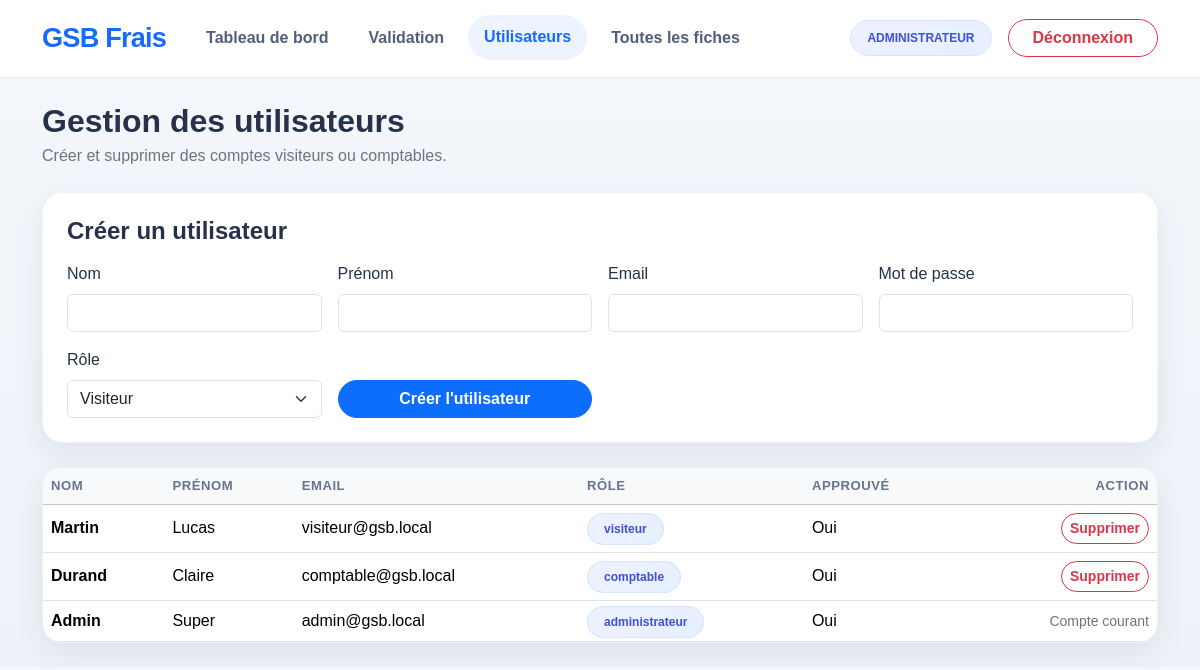
The page /admin.php (signed in) on the database its author committed.
### tables this page shows
CREATE TABLE `utilisateurs` (
  `id` int(11) NOT NULL,
  `nom` varchar(50) NOT NULL,
  `prenom` varchar(50) NOT NULL,
  `email` varchar(120) NOT NULL,
  `mdp` varchar(255) NOT NULL,
  `role` enum('visiteur','comptable','administrateur') NOT NULL DEFAULT 'visiteur',
  `est_approuve` tinyint(1) NOT NULL DEFAULT 0,
  `consentement_cookies` tinyint(1) NOT NULL DEFAULT 0,
  `date_consentement_cookies` datetime DEFAULT NULL,
  `date_creation` datetime NOT NULL DEFAULT current_timestamp()
);

### controleurs/AdminControleur.php (called while the page is built, shortened)
<?php
require_once __DIR__ . '/../configuration/bootstrap.php';
require_once __DIR__ . '/../modeles/UtilisateurRepository.php';
class AdminControleur
{
    private UtilisateurRepository $utilisateurRepository;
    public function __construct()
    {
        $this->utilisateurRepository = new UtilisateurRepository();
    }
    public function afficherUtilisateurs(): void
    {
        $utilisateurs = $this->utilisateurRepository->getTous();
        require __DIR__ . '/../vues/admin/utilisateurs.php';
    }
}

### public/admin.php (called while the page is built, shortened)
<?php
require_once __DIR__ . '/../configuration/bootstrap.php';
require_once __DIR__ . '/../controleurs/AdminControleur.php';
$controleur = new AdminControleur();
$controleur->afficherUtilisateurs();

### modeles/UtilisateurRepository.php (called while the page is built, shortened)
<?php
require_once __DIR__ . '/../configuration/bootstrap.php';
class UtilisateurRepository
{
    private PDO $bdd;
    public function __construct()
    {
        $this->bdd = Database::getConnexion();
    }
    public function getTous(): array
    {
        $sql = $this->bdd->query('
            SELECT *
            FROM utilisateurs
            ORDER BY role ASC, nom ASC, prenom ASC
        ');
        return $sql->fetchAll(PDO::FETCH_ASSOC);
    }
}

### configuration/database.php (called while the page is built)
<?php
class Database
{
    private static ?PDO $instance = null;
    public static function getConnexion(): PDO
    {
        if (self::$instance === null) {
            self::$instance = new PDO(
                'mysql:host=localhost;dbname=gsb_frais_poo;charset=utf8mb4',
                'root',
                '',
                [
                    PDO::ATTR_ERRMODE => PDO::ERRMODE_EXCEPTION,
                    PDO::ATTR_DEFAULT_FETCH_MODE => PDO::FETCH_ASSOC
                ]
            );
        }
        return self::$instance;
    }
}

### configuration/bootstrap.php (called while the page is built, shortened)
<?php
require_once __DIR__ . '/database.php';
if (!function_exists('e')) {
    function e(?string $valeur): string
    {
        return htmlspecialchars((string)$valeur, ENT_QUOTES, 'UTF-8');
    }
}

### vues/admin/utilisateurs.php (the view, shortened to what this page needs)
<?php
include __DIR__ . '/../squelette/header.php';
?>
<div class="d-flex justify-content-between align-items-center mb-4">
    <div>
        <h1 class="h2 fw-bold mb-1">Gestion des utilisateurs</h1>
        <p class="text-secondary mb-0">Créer et supprimer des comptes visiteurs ou comptables.</p>
    </div>
</div>
<div class="bloc-page p-4 mb-4">
    <h2 class="h4 fw-bold mb-3">Créer un utilisateur</h2>
    <form method="POST" class="row g-3">
        <div class="col-md-3">
            <label class="form-label">Nom</label>
            <input type="text" name="nom" class="form-control" required>
        </div>
        <div class="col-md-3">
            <label class="form-label">Prénom</label>
            <input type="text" name="prenom" class="form-control" required>
        </div>
        <div class="col-md-3">
            <label class="form-label">Email</label>
            <input type="email" name="email" class="form-control" required>
        </div>
        <div class="col-md-3">
            <label class="form-label">Mot de passe</label>
            <input type="text" name="mot_de_passe" class="form-control" required>
        </div>
        <div class="col-md-3">
            <label class="form-label">Rôle</label>
            <select name="role" class="form-select">
                <option value="visiteur">Visiteur</option>
            </select>
        </div>
        <div class="col-md-3 d-grid">
            <button type="submit" name="creer_utilisateur" class="btn btn-primary btn-arrondi">Créer l'utilisateur</button>
        </div>
    </form>
</div>
<div class="bloc-page overflow-hidden">
    <div class="table-responsive">
        <table class="table table-hover align-middle mb-0">
            <thead class="table-light">
                <tr>
                    <th>Nom</th>
                    <th>Prénom</th>
                    <th>Email</th>
                    <th>Rôle</th>
                    <th>Approuvé</th>
                    <th class="text-end">Action</th>
                </tr>
            </thead>
            <tbody>
                <?php foreach ($utilisateurs as $utilisateur): ?>
                    <tr>
                        <td class="fw-semibold"><?= e($utilisateur['nom']) ?></td>
                        <td><?= e($utilisateur['prenom']) ?></td>
                        <td><?= e($utilisateur['email']) ?></td>
                        <td>
                            <span class="badge-role"><?= e($utilisateur['role']) ?></span>
                        </td>
                        <td><?= (int)$utilisateur['est_approuve'] === 1 ? 'Oui' : 'Non' ?></td>
                        <td class="text-end">
                            <?php if ((int)$utilisateur['id'] !== (int)$_SESSION['utilisateur']['id']): ?>
                                <form method="POST" onsubmit="return confirm('Supprimer cet utilisateur ?');" class="d-inline">
                                    <button type="submit" name="supprimer_utilisateur" class="btn btn-outline-danger btn-sm btn-arrondi">
                                        Supprimer
                                    </button>
                                </form>
                            <?php else: ?>
                                <span class="text-secondary small">Compte courant</span>
                            <?php endif; ?>
                        </td>
                    </tr>
                <?php endforeach; ?>
            </tbody>
        </table>
    </div>
</div>
<?php include __DIR__ . '/../squelette/footer.php'; ?>

### vues/squelette/header.php (shortened to what this page needs)
<?php
$utilisateurSession = $_SESSION['utilisateur'] ?? null;
$roleSession = $utilisateurSession['role'] ?? '';
$pageActuelle = basename($_SERVER['PHP_SELF']);
?>
<!DOCTYPE html>
<html lang="fr">
<head>
    <link href="https://cdn.jsdelivr.net/npm/bootstrap@5.3.3/dist/css/bootstrap.min.css" rel="stylesheet">
</head>
<body>
    <nav class="barre-haut py-3 mb-4">
        <div class="container d-flex flex-wrap justify-content-between align-items-center gap-3">
            <div class="d-flex align-items-center gap-4">
                <a href="<?= APP_BASE_URL ?>/public/tableau_bord.php" class="logo-gsb">GSB Frais</a>
                <?php if ($utilisateurSession): ?>
                    <div class="d-flex flex-wrap gap-2">
                        <a class="nav-pilule <?= $pageActuelle === 'tableau_bord.php' ? 'active' : '' ?>" href="<?= APP_BASE_URL ?>/public/tableau_bord.php">Tableau de bord</a>
                        <?php if (in_array($roleSession, ['comptable', 'administrateur'], true)): ?>
                            <a class="nav-pilule <?= $pageActuelle === 'comptable.php' || $pageActuelle === 'detail_fiche.php' ? 'active' : '' ?>" href="<?= APP_BASE_URL ?>/public/comptable.php">Validation</a>
                        <?php endif; ?>
                        <?php if ($roleSession === 'administrateur'): ?>
                            <a class="nav-pilule <?= $pageActuelle === 'admin.php' ? 'active' : '' ?>" href="<?= APP_BASE_URL ?>/public/admin.php">Utilisateurs</a>
                            <a class="nav-pilule <?= $pageActuelle === 'toutes_les_fiches.php' ? 'active' : '' ?>" href="<?= APP_BASE_URL ?>/public/toutes_les_fiches.php">Toutes les fiches</a>
                        <?php endif; ?>
                    </div>
                <?php endif; ?>
            </div>
            <?php if ($utilisateurSession): ?>
                <div class="d-flex align-items-center gap-3">
                    <span class="badge-role"><?= e(strtoupper($roleSession)) ?></span>
                    <a href="<?= APP_BASE_URL ?>/public/deconnexion.php" class="btn btn-outline-danger btn-arrondi px-4">Déconnexion</a>
                </div>
            <?php endif; ?>
        </div>
    </nav>
    <div class="container pb-4">

### vues/squelette/header.php (style rules this page uses)
body { background: linear-gradient(180deg, #f4f7fb 0%, #edf2f8 100%); font-family: Arial, Helvetica, sans-serif; color: #24324a; }
.barre-haut { background: rgba(255, 255, 255, 0.95); backdrop-filter: blur(8px); border-bottom: 1px solid #e6ebf2; position: sticky; top: 0; z-index: 1000; }
.logo-gsb { font-weight: 800; color: #1769ff; text-decoration: none; font-size: 1.7rem; letter-spacing: -0.03em; }
.bloc-page { background: #ffffff; border-radius: 20px; box-shadow: 0 10px 30px rgba(31, 45, 61, 0.08); border: 1px solid #eef2f6; }
.badge-role { background: linear-gradient(135deg, #edf1ff, #e6f0ff); color: #3f51d7; border-radius: 999px; padding: 0.5rem 1rem; font-size: 0.75rem; font-weight: 800; border: 1px solid #d7e4ff; }
.btn-arrondi { border-radius: 999px; font-weight: 700; }
.nav-pilule { border-radius: 999px; padding: 0.65rem 1rem; color: #51607a; text-decoration: none; font-weight: 700; transition: all 0.2s ease; }
.nav-pilule.active, .nav-pilule:hover { background: #edf4ff; color: #1769ff; transform: translateY(-1px); }
.table thead th { font-size: 0.82rem; text-transform: uppercase; letter-spacing: 0.04em; color: #66758f; }

### rows shown on the page
utilisateurs: role "ADMINISTRATEUR", nom "Admin", prenom "Super", email "admin@gsb.local", role "administrateur", est_approuve "Oui", shows "Compte courant"
utilisateurs: nom "Martin", prenom "Lucas", email "visiteur@gsb.local", role "visiteur", est_approuve "Oui"
utilisateurs: nom "Durand", prenom "Claire", email "comptable@gsb.local", role "comptable", est_approuve "Oui"
